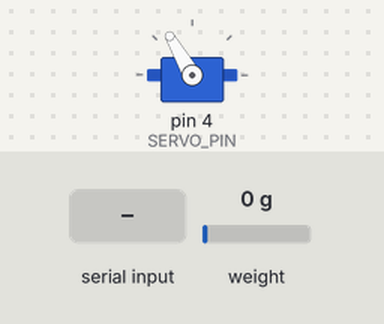
The sketch below on a simulated Arduino Uno, built with avr-gcc and run on an emulated ATmega328P. On the bench: servo. The test bench sets the inputs (shaded band); at power-on: weight on the scale 0 g. What the sketch prints to the serial monitor is not drawn.

Above: at 4.2 s.
4.3 s: "F:90\n" received over Serial
7.3 s: "F:\n" received over Serial
Timing chart, 0 to 11.5 s (numbered marks = the images above; inputs shaded):
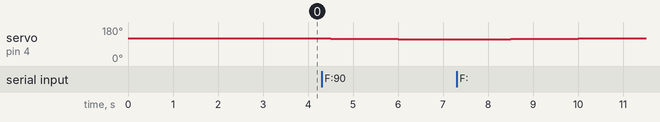

The sketch:

Weight-Code-resubmission.ino
```cpp
#include "HX711.h"
#include <Servo.h>

#define DOUT 3
#define CLK 2
#define SERVO_PIN 4

HX711 scale;
Servo wingServo;

float calibrationFactor = 16.42;
int currentAngle = 120;
int targetAngle = 120;
String inputLine = "";
unsigned long lastWeightRead = 0;
unsigned long lastServoMove = 0;

void setup() {
  Serial.begin(9600);
  scale.begin(DOUT, CLK);
  scale.set_scale(calibrationFactor);

  wingServo.attach(SERVO_PIN);
  wingServo.write(currentAngle);

  delay(2000);
  scale.tare();
  Serial.println("READY");
}

void loop() {
  if (millis() - lastWeightRead >= 200) {
    lastWeightRead = millis();

    float currentWeight = scale.get_units(5);
    if (currentWeight < 0) {
      currentWeight = 0;
    }

    Serial.print("W:");
    Serial.println(currentWeight, 1);
  }

  while (Serial.available()) {
    char c = Serial.read();

    if (c == '\n') {
      if (inputLine.startsWith("F:")) {
        int level = inputLine.substring(2).toInt();
        level = constrain(level, 0, 100);
        targetAngle = map(level, 0, 100, 120, 40);
      }

      inputLine = "";
    } else if (c != '\r') {
      inputLine += c;
    }
  }

  if (millis() - lastServoMove >= 20) {
    lastServoMove = millis();

    if (currentAngle < targetAngle) {
      currentAngle++;
    } else if (currentAngle > targetAngle) {
      currentAngle--;
    }

    wingServo.write(currentAngle);
  }
}
```

Measured:
- after the input at 4.3 s, servo on pin 4 (SERVO_PIN): moves from 120° to 114° over 2.5 s, starting after 0.20 s
